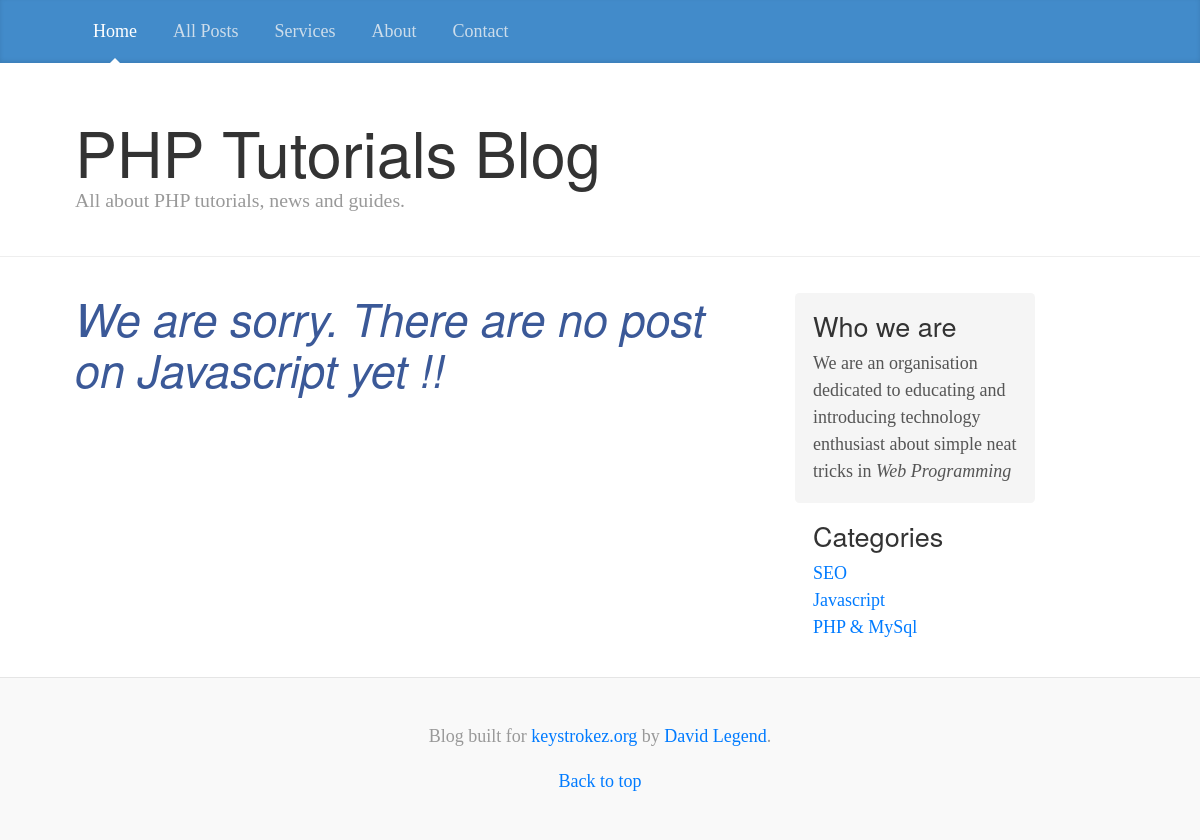
Before: /category.php?id=3 with the older database file.
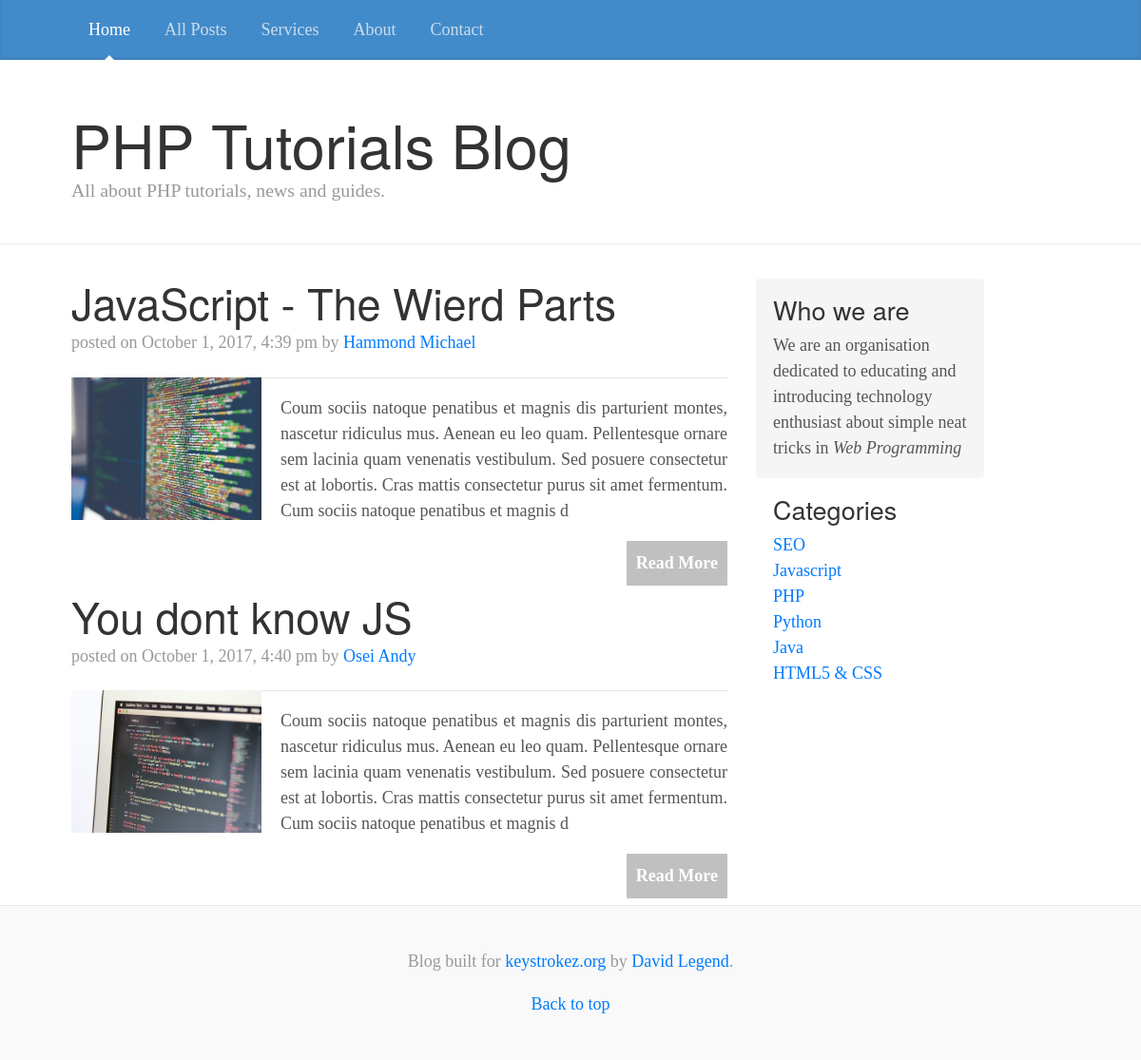
After: the same page with the newer database file.
### tables this page shows
CREATE TABLE `categories` (
  `category_id` int(11) NOT NULL,
  `title` text NOT NULL
);

CREATE TABLE `posts` (
  `post_id` int(11) NOT NULL,
  `category_id` int(11) NOT NULL,
  `title` varchar(255) NOT NULL,
  `content` text NOT NULL,
  `author` varchar(255) NOT NULL,
  `image` text NOT NULL,
  `date` timestamp NOT NULL DEFAULT CURRENT_TIMESTAMP,
  `tags` text NOT NULL
);

### assets/libs/database.php (called while the page is built, shortened)
<?php
class Database
{
	public $host = DB_HOST;
	public $user = DB_USER;
	public $password = DB_PASSWORD;
	public $db_name = DB_NAME;
	public $link;
	private function connect() {
		$this->link = new mysqli($this->host, $this->user, $this->password, $this->db_name);
	}
	public function select($query) {
		$result = $this->link->query($query);
		return $result;
	}
}

### includes/functions.php (called while the page is built)
<?php
function formatDate($date) {
		return date('F j, Y, g:i a', strtotime($date));
}
?>

### category.php (the view, shortened to what this page needs)
<?php
  include "assets/libs/database.php";
  include "includes/functions.php";
  $db = new Database();
  $id = $_GET['id'];
  $query = "SELECT * FROM posts WHERE category_id = '$id' ";
  $posts = $db->select($query);
  $category = "SELECT * FROM categories WHERE category_id = '$id' ";
  $category_name = $db->select($category);
  $title = $category_name->fetch_array();
?>
<!DOCTYPE html>
<html lang="en">
  <head>
    <link href="assets/css/bootstrap.min.css" rel="stylesheet">
    <link href="assets/styles/blog.css" rel="stylesheet">
  </head>
  <body>
    <div class="blog-masthead">
      <div class="container">
        <nav class="nav">
          <a class="nav-link active" href="index.php">Home</a>
          <a class="nav-link" href="#">All Posts</a>
          <a class="nav-link" href="#">Services</a>
          <a class="nav-link" href="#">About</a>
          <a class="nav-link" href="#">Contact</a>
        </nav>
      </div>
    </div>
    <div class="blog-header">
      <div class="container">
        <h1 class="blog-title">PHP Tutorials Blog</h1>
        <p class="lead blog-description">All about PHP tutorials, news and guides.</p>
      </div>
    </div>
    <div class="container">
      <div class="row">
       <div class="col-sm-8 blog-main">
        <?php while($row = $posts->fetch_array()) :?>
          <div class="blog-post">
            <h2 class="blog-post-title"><?php echo $row['title']; ?></h2>
            <p class="blog-post-meta">posted on <?php echo formatDate($row['date']); ?> by <a href="#"><?php echo $row['author']; ?></a></p>
               <img style="float: left; margin-right: 20px; margin-bottom: 10px;" src="assets/images/<?php echo $row['image']; ?>" width="200px" height="150px">
            <hr>
            <p style="text-align: justify;"><?php echo substr($row['content'], 0, 300); ?></p>
            <a id="readmore" href="single_post.php?id=<?php echo $row['post_id']; ?> ">Read More</a>
          </div>
        <?php endwhile; ?>
           <?php if($posts->num_rows == 0): ?>
               <div class="blog-post">
                   <h2 class="blog-post-title" style="color: #3b5998"><i>We are sorry. There are no post on <?php echo $title['title'];?> yet !!</i> </h2>
               </div>
           <?php endif; ?>
       </div>
      <?php
        include "includes/sidebar.php";
        include "includes/footer.php";
      ?>

### includes/sidebar.php
<?php
  $query = "SELECT * FROM categories";
  $category = $db->select($query);
?>
<div class="col-sm-3 offset-sm-1 blog-sidebar">
          <div class=" sidebar-module sidebar-module-inset">
            <h4>Who we are</h4>
            <p>We are an organisation dedicated to educating and introducing technology
                enthusiast about simple neat tricks in <em>Web Programming</em>
            </p>
          </div>
          <div class="sidebar-module">
            <h4>Categories</h4>
            <ol class="list-unstyled">
            <?php while($row = $category->fetch_array()) :?>
              <li><a href="category.php?id=<?php echo $row['category_id']; ?>" ><?php echo $row['title']; ?></a></li>
            <?php endwhile; ?>
            </ol>
          </div>
        </div>
        </div>
    </div>

### includes/footer.php (shortened to what this page needs)
 <footer class="blog-footer">
      <p>Blog built for <a href="https://keystrokez.org">keystrokez.org</a> by <a href="https://facebook.com/kingCobbina">David Legend</a>.</p>
      <p>
        <a href="#">Back to top</a>
      </p>
    </footer>
  </body>
</html>

### assets/styles/blog.css (style rules this page uses)
@media (min-width: 48em) { html { font-size: 18px; } }
body { font-family: Georgia, "Times New Roman", Times, serif; color: #555; }
h1, .h1, h2, .h2, h3, .h3, h4, .h4, h5, .h5, h6, .h6 { font-family: "Helvetica Neue", Helvetica, Arial, sans-serif; font-weight: normal; color: #333; }
.container { max-width: 60rem; }
.blog-masthead { margin-bottom: 3rem; background-color: #428bca; -webkit-box-shadow: inset 0 -.1rem .25rem rgba(0,0,0,.1); box-shadow: inset 0 -.1rem .25rem rgba(0,0,0,.1); }
.nav-link { position: relative; padding: 1rem; font-weight: 500; color: #cdddeb; }
.nav-link.active { color: #fff; }
.nav-link.active:after { position: absolute; bottom: 0; left: 50%; width: 0; height: 0; margin-left: -.3rem; vertical-align: middle; content: ""; border-right: .3rem solid transparent; border-bottom: .3rem solid; border-left: .3rem solid transparent; }
.blog-header { padding-bottom: 1.25rem; margin-bottom: 2rem; border-bottom: .05rem solid #eee; }
.blog-title { margin-bottom: 0; font-size: 2rem; font-weight: normal; }
.blog-description { font-size: 1.1rem; color: #999; }
@media (min-width: 40em) { .blog-title { font-size: 3.5rem; } }
.sidebar-module { padding: 1rem; }
.sidebar-module-inset { padding: 1rem; background-color: #f5f5f5; border-radius: .25rem; }
.sidebar-module-inset p:last-child, .sidebar-module-inset ul:last-child, .sidebar-module-inset ol:last-child { margin-bottom: 0; }
#readmore { float: right; color: white; background: silver; padding: 10px; font-weight: bold; text-decoration: none; margin-bottom: 5px; }
.blog-post { margin-bottom: 4rem; }
.blog-post-title { margin-bottom: .25rem; font-size: 2.5rem; }
.blog-post-meta { margin-bottom: 1.25rem; color: #999; }
.blog-footer { padding: 2.5rem 0; color: #999; text-align: center; background-color: #f9f9f9; border-top: .05rem solid #e5e5e5; }
.blog-footer p:last-child { margin-bottom: 0; }

Changed rows visible on the page:
removed categories: title "PHP & MySql"
added posts: title "JavaScript - The Wierd Parts", date "October 1, 2017, 4:39 pm", author "Hammond Michael", image (picture), content "Coum sociis natoque penatibus et magnis dis parturient montes, nascetur ridiculus mus. Aenean eu leo quam. Pellentesque ornare sem lacinia quam venenatis vestibulum. Sed posuere consectetur est at lobortis. Cras mattis consectetur purus sit amet fermentum. Cum sociis natoque penatibus et magnis d"
added posts: title "You dont know JS", date "October 1, 2017, 4:40 pm", author "Osei Andy", image (picture), content "Coum sociis natoque penatibus et magnis dis parturient montes, nascetur ridiculus mus. Aenean eu leo quam. Pellentesque ornare sem lacinia quam venenatis vestibulum. Sed posuere consectetur est at lobortis. Cras mattis consectetur purus sit amet fermentum. Cum sociis natoque penatibus et magnis d"
shown differently, row unchanged: categories "Javascript": title "Javascript" → (not shown)
added categories: title "PHP"
added categories: title "Python"
added categories: title "Java"
added categories: title "HTML5 & CSS"
Other visible differences:
text no longer shown: "We are sorry. There are no post on yet !!"
